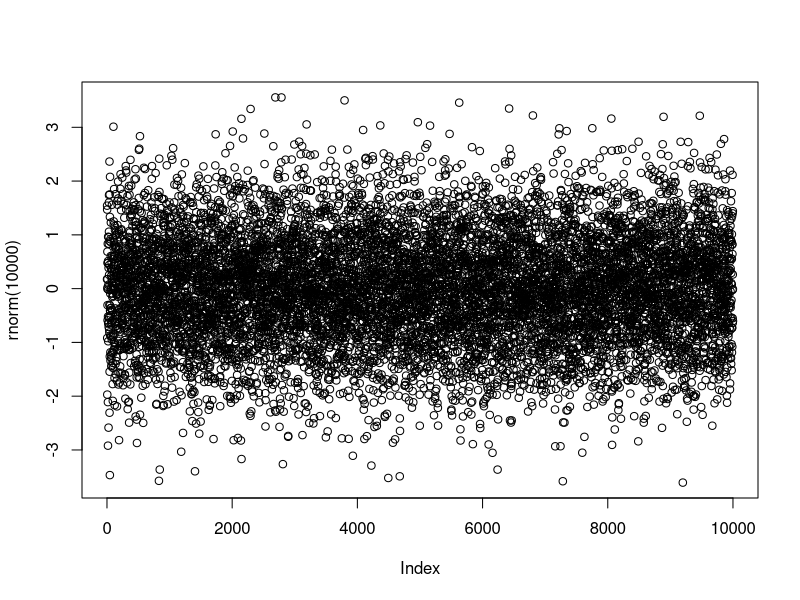

Recreate this plot in R.
## ---- chunk 1
plot(rnorm(10000))
